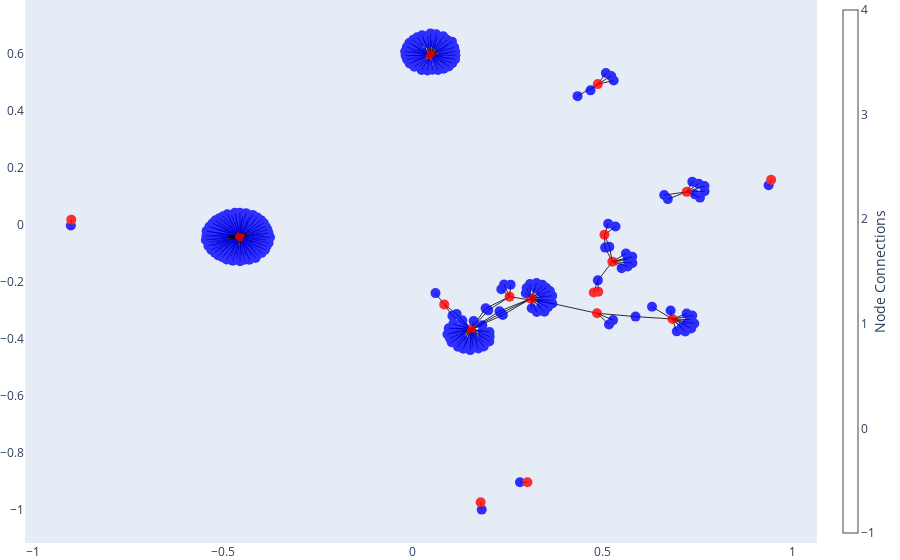

This figure's notebook cell:
### Code cell
# Graph initialisieren
G = nx.Graph()

# Reihenweise durch Dataframe iterieiern
for index, row in df.iterrows():
    # Knoten hinzufügen
    G.add_node(row['Name der Sonde'], type='Sonde')
    G.add_node(row['Missionsziele'], type='Himmelskörper')
    # Kanten hinzufügen mit der Sonde und dem Himmelskörper als Knoten
    G.add_edge(row['Name der Sonde'], row['Missionsziele'])

# Layout festlegen
pos = nx.spring_layout(G)

# Scatterplot initialisieren
node_trace = go.Scatter(
    x=[],
    y=[],
    text=[],
    mode='markers',
    hoverinfo='text',
    opacity=0.8,
    marker=dict(
        showscale=True,
        colorscale='YlGnBu',
        size=10,
        colorbar=dict(
            thickness=15,
            title='Node Connections',
            xanchor='left',
            titleside='right'
        )
    )
)

# Iteriere durch alle Knoten im G und füge die Positionen dem Scatterplot hinzu
for node in G.nodes:
    x, y = pos[node]
    node_trace['x'] += tuple([x])
    node_trace['y'] += tuple([y])
    
    # Wenn der Knoten vom Typ 'Sonde' ist, suche nach zusätzlichen Attributen für den Hover-Text
    if G.nodes[node]['type'] == 'Sonde':
        # finde entsprechene Zeile der Sonde im Dataframe
        row = df[df['Name der Sonde'] == node].iloc[0]
        # Hover text erstellen
        hover_text = (
            f"Name der Sonde: {row['Name der Sonde']}<br>"
            f"Nation oder: {row['Nation oder']}<br>"
            f"Typ: {row['Typ']}<br>"
            f"Missonsname: {row['Missonsname/']}<br>"
            f"Von: {row['Von']}<br>"
            f"Bis: {row['Bis']}<br>"
            f"Status: {row['Status']}"
        )
    else:
        # Wenn der Knoten vom Typ 'Himmelskörper' ist, verwende nur den Namen des Knotens
        hover_text = f"{node} ({G.nodes[node]['type']})"
    
    # Hover tex hinzufügen
    node_trace['text'] += tuple([hover_text])

# Farbe definieren für die Knoten
node_trace['marker']['color'] = ['blue' if G.nodes[node]['type']=='Sonde' else 'red' for node in G.nodes]

# Kanten hinzufügen
edge_trace = go.Scatter(
    x=[],
    y=[],
    line=dict(width=0.8, color='black'),
    hoverinfo='none',
    mode='lines'
)

# Iteriere durch alle Kanten im G und füge die Positionen dem Scatterplot hinzu
for edge in G.edges:
    x0, y0 = pos[edge[0]]
    x1, y1 = pos[edge[1]]
    edge_trace['x'] += tuple([x0, x1, None])
    edge_trace['y'] += tuple([y0, y1, None])

# Plot erstellen
fig = go.Figure(data=[edge_trace, node_trace],
             layout=go.Layout(
                showlegend=False,
                hovermode='closest',
                margin=dict(b=0, l=0, r=0, t=0),
                xaxis=dict(showgrid=False, zeroline=False),
                yaxis=dict(showgrid=False, zeroline=False))
             )

fig.show()

### Figure 1 — Plotly figure (JSON) as saved in the notebook; plotly's stock layout.template omitted (floating-point values rounded to 4 significant figures; data arrays with more than 128 entries replaced by an {"elided": "..."} marker saying what was removed)
{"data": [{"hoverinfo": "none", "line": {"color": "black", "width": 0.8}, "mode": "lines", "type": "scatter", "x": {"elided": "801 float values"}, "y": {"elided": "801 float values"}}, {"hoverinfo": "text", "marker": {"color": {"elided": "271 str values"}, "colorbar": {"thickness": 15, "title": {"side": "right", "text": "Node Connections"}, "xanchor": "left"}, "colorscale": [[0, "rgb(255,255,217)"], [0.125, "rgb(237,248,177)"], [0.25, "rgb(199,233,180)"], [0.375, "rgb(127,205,187)"], [0.5, "rgb(65,182,196)"], [0.625, "rgb(29,145,192)"], [0.75, "rgb(34,94,168)"], [0.875, "rgb(37,52,148)"], [1, "rgb(8,29,88)"]], "showscale": true, "size": 10}, "mode": "markers", "opacity": 0.8, "text": {"elided": "271 str values"}, "type": "scatter", "x": {"elided": "271 float values"}, "y": {"elided": "271 float values"}}], "layout": {"hovermode": "closest", "margin": {"b": 0, "l": 0, "r": 0, "t": 0}, "showlegend": false, "xaxis": {"showgrid": false, "zeroline": false}, "yaxis": {"showgrid": false, "zeroline": false}}}
